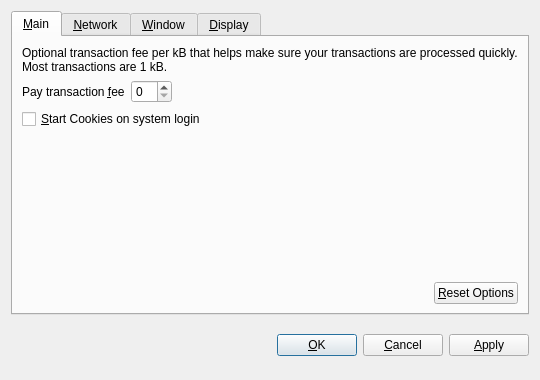
<?xml version="1.0" encoding="UTF-8"?>
<ui version="4.0">
 <class>OptionsDialog</class>
 <widget class="QDialog" name="OptionsDialog">
  <property name="geometry">
   <rect>
    <x>0</x>
    <y>0</y>
    <width>540</width>
    <height>380</height>
   </rect>
  </property>
  <property name="windowTitle">
   <string>Options</string>
  </property>
  <property name="modal">
   <bool>true</bool>
  </property>
  <layout class="QVBoxLayout" name="verticalLayout">
   <item>
    <widget class="QTabWidget" name="tabWidget">
     <property name="tabPosition">
      <enum>QTabWidget::North</enum>
     </property>
     <property name="currentIndex">
      <number>0</number>
     </property>
     <widget class="QWidget" name="tabMain">
      <attribute name="title">
       <string>&amp;Main</string>
      </attribute>
      <layout class="QVBoxLayout" name="verticalLayout_Main">
       <item>
        <widget class="QLabel" name="transactionFeeInfoLabel">
         <property name="text">
          <string>Optional transaction fee per kB that helps make sure your transactions are processed quickly. Most transactions are 1 kB.</string>
         </property>
         <property name="textFormat">
          <enum>Qt::PlainText</enum>
         </property>
         <property name="wordWrap">
          <bool>true</bool>
         </property>
        </widget>
       </item>
       <item>
        <layout class="QHBoxLayout" name="horizontalLayout_1_Main">
         <item>
          <widget class="QLabel" name="transactionFeeLabel">
           <property name="text">
            <string>Pay transaction &amp;fee</string>
           </property>
           <property name="textFormat">
            <enum>Qt::PlainText</enum>
           </property>
           <property name="buddy">
            <cstring>transactionFee</cstring>
           </property>
          </widget>
         </item>
         <item>
          <widget class="BitcoinAmountField" name="transactionFee"/>
         </item>
         <item>
          <spacer name="horizontalSpacer_1_Main">
           <property name="orientation">
            <enum>Qt::Horizontal</enum>
           </property>
           <property name="sizeHint" stdset="0">
            <size>
             <width>40</width>
             <height>20</height>
            </size>
           </property>
          </spacer>
         </item>
        </layout>
       </item>
       <item>
        <widget class="QCheckBox" name="bitcoinAtStartup">
         <property name="toolTip">
          <string>Automatically start Cookies after logging in to the system.</string>
         </property>
         <property name="text">
          <string>&amp;Start Cookies on system login</string>
         </property>
        </widget>
       </item>
       <item>
        <spacer name="verticalSpacer_Main">
         <property name="orientation">
          <enum>Qt::Vertical</enum>
         </property>
         <property name="sizeHint" stdset="0">
          <size>
           <width>20</width>
           <height>40</height>
          </size>
         </property>
        </spacer>
       </item>
       <item>
        <layout class="QHBoxLayout" name="horizontalLayout_2_Main">
         <item>
          <spacer name="horizontalSpacer_2_Main">
           <property name="orientation">
            <enum>Qt::Horizontal</enum>
           </property>
           <property name="sizeHint" stdset="0">
            <size>
             <width>40</width>
             <height>20</height>
            </size>
           </property>
          </spacer>
         </item>
         <item>
          <widget class="QPushButton" name="resetButton">
           <property name="toolTip">
            <string>Reset all client options to default.</string>
           </property>
           <property name="text">
            <string>&amp;Reset Options</string>
           </property>
           <property name="autoDefault">
            <bool>false</bool>
           </property>
          </widget>
         </item>
        </layout>
       </item>
      </layout>
     </widget>
     <widget class="QWidget" name="tabNetwork">
      <attribute name="title">
       <string>&amp;Network</string>
      </attribute>
      <layout class="QVBoxLayout" name="verticalLayout_Network">
       <item>
        <widget class="QCheckBox" name="mapPortUpnp">
         <property name="toolTip">
          <string>Automatically open the Cookies client port on the router. This only works when your router supports UPnP and it is enabled.</string>
         </property>
         <property name="text">
          <string>Map port using &amp;UPnP</string>
         </property>
        </widget>
       </item>
       <item>
        <widget class="QCheckBox" name="connectSocks">
         <property name="toolTip">
          <string>Connect to the Cookies network through a SOCKS proxy (e.g. when connecting through Tor).</string>
         </property>
         <property name="text">
          <string>&amp;Connect through SOCKS proxy:</string>
         </property>
        </widget>
       </item>
       <item>
        <layout class="QHBoxLayout" name="horizontalLayout_Network">
         <item>
          <widget class="QLabel" name="proxyIpLabel">
           <property name="text">
            <string>Proxy &amp;IP:</string>
           </property>
           <property name="textFormat">
            <enum>Qt::PlainText</enum>
           </property>
           <property name="buddy">
            <cstring>proxyIp</cstring>
           </property>
          </widget>
         </item>
         <item>
          <widget class="QValidatedLineEdit" name="proxyIp">
           <property name="maximumSize">
            <size>
             <width>140</width>
             <height>16777215</height>
            </size>
           </property>
           <property name="toolTip">
            <string>IP address of the proxy (e.g. 127.0.0.1)</string>
           </property>
          </widget>
         </item>
         <item>
          <widget class="QLabel" name="proxyPortLabel">
           <property name="text">
            <string>&amp;Port:</string>
           </property>
           <property name="textFormat">
            <enum>Qt::PlainText</enum>
           </property>
           <property name="buddy">
            <cstring>proxyPort</cstring>
           </property>
          </widget>
         </item>
         <item>
          <widget class="QLineEdit" name="proxyPort">
           <property name="maximumSize">
            <size>
             <width>55</width>
             <height>16777215</height>
            </size>
           </property>
           <property name="toolTip">
            <string>Port of the proxy (e.g. 9050)</string>
           </property>
          </widget>
         </item>
         <item>
          <widget class="QLabel" name="socksVersionLabel">
           <property name="text">
            <string>SOCKS &amp;Version:</string>
           </property>
           <property name="textFormat">
            <enum>Qt::PlainText</enum>
           </property>
           <property name="buddy">
            <cstring>socksVersion</cstring>
           </property>
          </widget>
         </item>
         <item>
          <widget class="QValueComboBox" name="socksVersion">
           <property name="toolTip">
            <string>SOCKS version of the proxy (e.g. 5)</string>
           </property>
          </widget>
         </item>
         <item>
          <spacer name="horizontalSpacer_Network">
           <property name="orientation">
            <enum>Qt::Horizontal</enum>
           </property>
           <property name="sizeHint" stdset="0">
            <size>
             <width>40</width>
             <height>20</height>
            </size>
           </property>
          </spacer>
         </item>
        </layout>
       </item>
       <item>
        <spacer name="verticalSpacer_Network">
         <property name="orientation">
          <enum>Qt::Vertical</enum>
         </property>
         <property name="sizeHint" stdset="0">
          <size>
           <width>20</width>
           <height>40</height>
          </size>
         </property>
        </spacer>
       </item>
      </layout>
     </widget>
     <widget class="QWidget" name="tabWindow">
      <attribute name="title">
       <string>&amp;Window</string>
      </attribute>
      <layout class="QVBoxLayout" name="verticalLayout_Window">
       <item>
        <widget class="QCheckBox" name="minimizeToTray">
         <property name="toolTip">
          <string>Show only a tray icon after minimizing the window.</string>
         </property>
         <property name="text">
          <string>&amp;Minimize to the tray instead of the taskbar</string>
         </property>
        </widget>
       </item>
       <item>
        <widget class="QCheckBox" name="minimizeOnClose">
         <property name="toolTip">
          <string>Minimize instead of exit the application when the window is closed. When this option is enabled, the application will be closed only after selecting Quit in the menu.</string>
         </property>
         <property name="text">
          <string>M&amp;inimize on close</string>
         </property>
        </widget>
       </item>
       <item>
        <spacer name="verticalSpacer_Window">
         <property name="orientation">
          <enum>Qt::Vertical</enum>
         </property>
         <property name="sizeHint" stdset="0">
          <size>
           <width>20</width>
           <height>40</height>
          </size>
         </property>
        </spacer>
       </item>
      </layout>
     </widget>
     <widget class="QWidget" name="tabDisplay">
      <attribute name="title">
       <string>&amp;Display</string>
      </attribute>
      <layout class="QVBoxLayout" name="verticalLayout_Display">
       <item>
        <layout class="QHBoxLayout" name="horizontalLayout_1_Display">
         <item>
          <widget class="QLabel" name="langLabel">
           <property name="text">
            <string>User Interface &amp;language:</string>
           </property>
           <property name="textFormat">
            <enum>Qt::PlainText</enum>
           </property>
           <property name="buddy">
            <cstring>lang</cstring>
           </property>
          </widget>
         </item>
         <item>
          <widget class="QValueComboBox" name="lang">
           <property name="toolTip">
            <string>The user interface language can be set here. This setting will take effect after restarting Cookies.</string>
           </property>
          </widget>
         </item>
        </layout>
       </item>
       <item>
        <layout class="QHBoxLayout" name="horizontalLayout_2_Display">
         <item>
          <widget class="QLabel" name="unitLabel">
           <property name="text">
            <string>&amp;Unit to show amounts in:</string>
           </property>
           <property name="textFormat">
            <enum>Qt::PlainText</enum>
           </property>
           <property name="buddy">
            <cstring>unit</cstring>
           </property>
          </widget>
         </item>
         <item>
          <widget class="QValueComboBox" name="unit">
           <property name="toolTip">
            <string>Choose the default subdivision unit to show in the interface and when sending coins.</string>
           </property>
          </widget>
         </item>
        </layout>
       </item>
       <item>
        <widget class="QCheckBox" name="displayAddresses">
         <property name="toolTip">
          <string>Whether to show Cookies addresses in the transaction list or not.</string>
         </property>
         <property name="text">
          <string>&amp;Display addresses in transaction list</string>
         </property>
        </widget>
       </item>
       <item>
        <spacer name="verticalSpacer_Display">
         <property name="orientation">
          <enum>Qt::Vertical</enum>
         </property>
         <property name="sizeHint" stdset="0">
          <size>
           <width>20</width>
           <height>40</height>
          </size>
         </property>
        </spacer>
       </item>
      </layout>
     </widget>
    </widget>
   </item>
   <item>
    <layout class="QHBoxLayout" name="horizontalLayout_Buttons">
     <item>
      <spacer name="horizontalSpacer_1">
       <property name="orientation">
        <enum>Qt::Horizontal</enum>
       </property>
       <property name="sizeHint" stdset="0">
        <size>
         <width>40</width>
         <height>48</height>
        </size>
       </property>
      </spacer>
     </item>
     <item>
      <widget class="QLabel" name="statusLabel">
       <property name="font">
        <font>
         <weight>75</weight>
         <bold>true</bold>
        </font>
       </property>
       <property name="text">
        <string/>
       </property>
       <property name="textFormat">
        <enum>Qt::PlainText</enum>
       </property>
       <property name="wordWrap">
        <bool>true</bool>
       </property>
      </widget>
     </item>
     <item>
      <spacer name="horizontalSpacer_2">
       <property name="orientation">
        <enum>Qt::Horizontal</enum>
       </property>
       <property name="sizeHint" stdset="0">
        <size>
         <width>40</width>
         <height>48</height>
        </size>
       </property>
      </spacer>
     </item>
     <item>
      <widget class="QPushButton" name="okButton">
       <property name="text">
        <string>&amp;OK</string>
       </property>
      </widget>
     </item>
     <item>
      <widget class="QPushButton" name="cancelButton">
       <property name="text">
        <string>&amp;Cancel</string>
       </property>
       <property name="autoDefault">
        <bool>false</bool>
       </property>
      </widget>
     </item>
     <item>
      <widget class="QPushButton" name="applyButton">
       <property name="text">
        <string>&amp;Apply</string>
       </property>
       <property name="autoDefault">
        <bool>false</bool>
       </property>
      </widget>
     </item>
    </layout>
   </item>
  </layout>
 </widget>
 <customwidgets>
  <customwidget>
   <class>BitcoinAmountField</class>
   <extends>QSpinBox</extends>
   <header>bitcoinamountfield.h</header>
  </customwidget>
  <customwidget>
   <class>QValueComboBox</class>
   <extends>QComboBox</extends>
   <header>qvaluecombobox.h</header>
  </customwidget>
  <customwidget>
   <class>QValidatedLineEdit</class>
   <extends>QLineEdit</extends>
   <header>qvalidatedlineedit.h</header>
  </customwidget>
 </customwidgets>
 <resources/>
 <connections/>
</ui>
